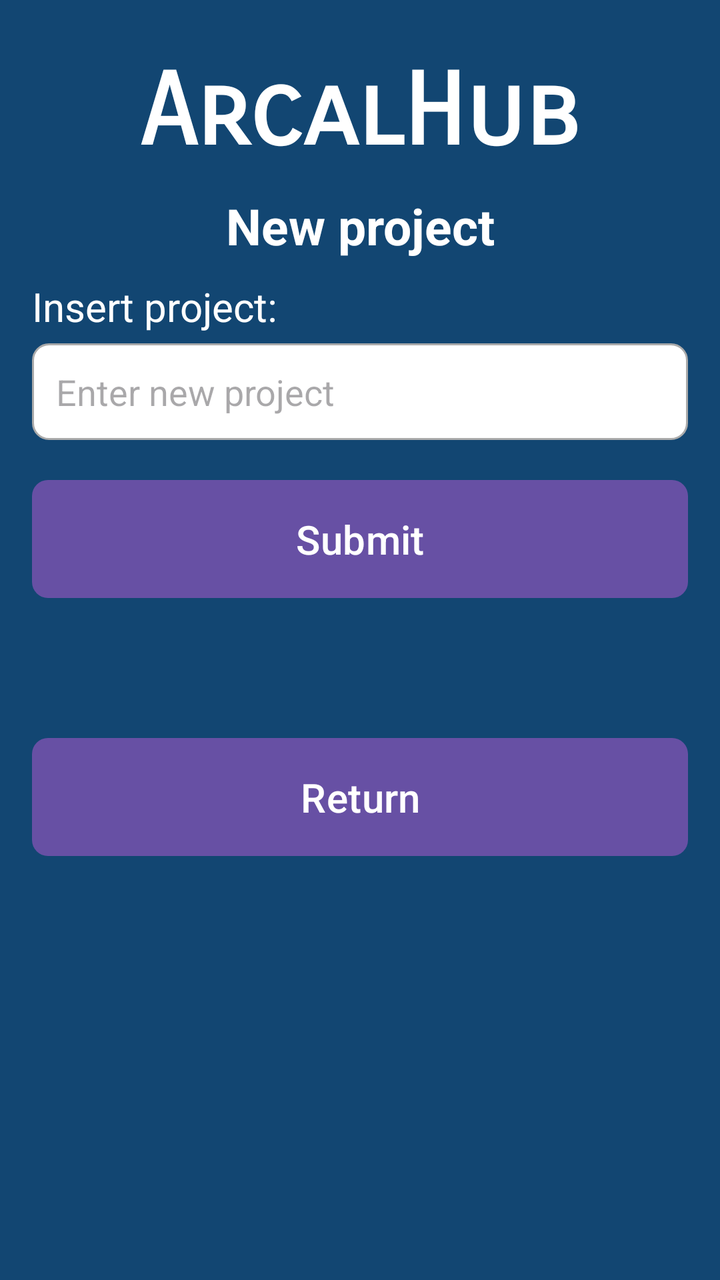
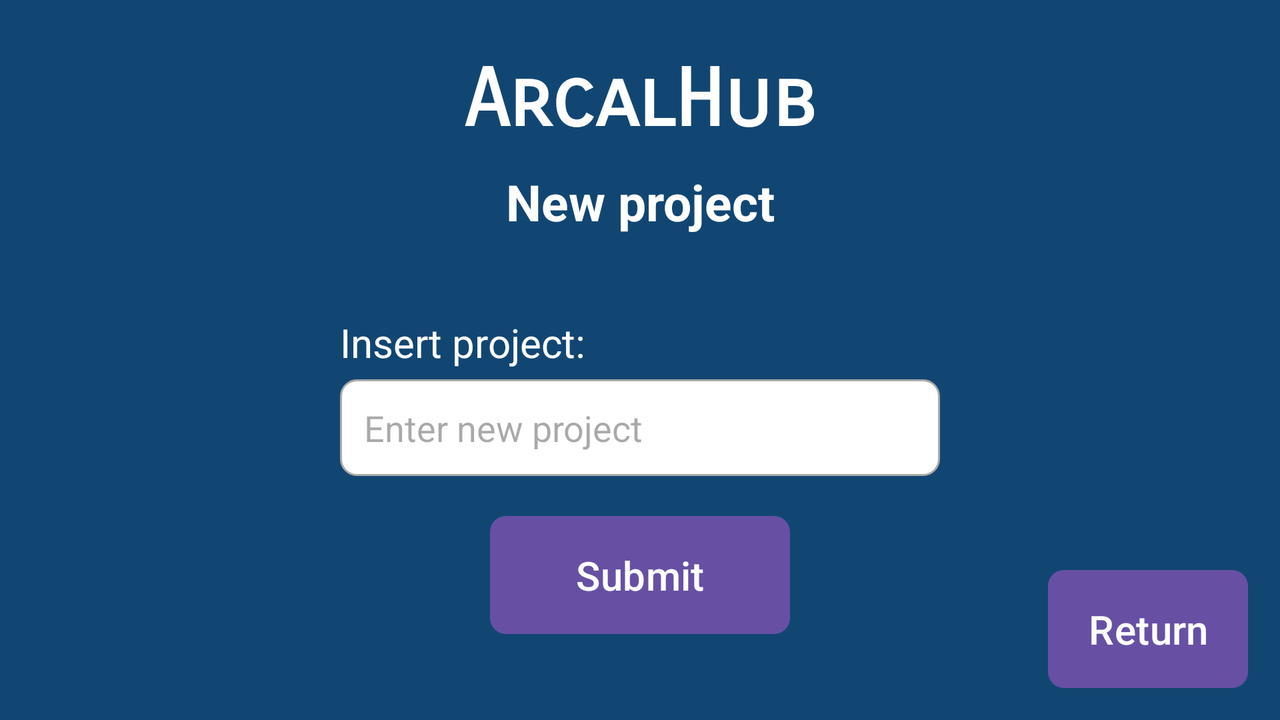

The same Android screen from two of the app's own layout files: first res/layout/ as a phone draws it, then the repository's variant for another configuration, drawn on a device whose configuration selects that folder. Both files follow.
<!-- AndroidManifest.xml: application theme Theme.ProyectoAplicacion -->
<!-- res/layout/activity_new_project.xml -->
<?xml version="1.0" encoding="utf-8"?>
<androidx.constraintlayout.widget.ConstraintLayout xmlns:android="http://schemas.android.com/apk/res/android"
    xmlns:app="http://schemas.android.com/apk/res-auto"
    xmlns:tools="http://schemas.android.com/tools"
    android:layout_width="match_parent"
    android:layout_height="match_parent"
    tools:context=".NewCollectionProjectActivity"
    android:padding="16dp"
    android:background="@color/bluedark">

    <TextView
        android:id="@+id/nameAPP"
        android:layout_width="wrap_content"
        android:layout_height="wrap_content"
        android:layout_marginTop="10dp"
        android:fontFamily="sans-serif-smallcaps"
        android:text="ArcalHub"
        android:textColor="@color/white"
        android:textSize="50dp"
        android:textStyle="bold"
        app:layout_constraintTop_toTopOf="parent"
        app:layout_constraintStart_toStartOf="parent"
        app:layout_constraintEnd_toEndOf="parent"/>

    <TextView
        android:id="@+id/manageCollectionsActivity"
        android:layout_width="wrap_content"
        android:layout_height="wrap_content"
        android:text="New project"
        android:textColor="@color/white"
        android:textSize="25dp"
        android:textStyle="bold"
        app:layout_constraintTop_toBottomOf="@id/nameAPP"
        app:layout_constraintStart_toStartOf="parent"
        app:layout_constraintEnd_toEndOf="parent"
        android:layout_marginTop="10dp"/>

    <TextView
        android:id="@+id/selectProjectText"
        android:layout_width="match_parent"
        android:layout_height="wrap_content"
        android:layout_marginTop="10dp"
        android:text="Insert project:"
        android:textColor="@color/white"
        android:textSize="20dp"
        app:layout_constraintTop_toBottomOf="@id/manageCollectionsActivity"
        app:layout_constraintStart_toStartOf="parent"
        app:layout_constraintEnd_toEndOf="parent" />

    <EditText
        android:id="@+id/projectEditText"
        android:layout_width="match_parent"
        android:layout_height="wrap_content"
        style="@style/EditTextStyle"
        android:hint="Enter new project"
        android:layout_marginTop="5dp"
        app:layout_constraintTop_toBottomOf="@id/selectProjectText"
        app:layout_constraintStart_toStartOf="parent"
        app:layout_constraintEnd_toEndOf="parent"/>

    <Button
        android:id="@+id/submitButton"
        style="@style/ButtonStyle"
        android:layout_width="0dp"
        android:layout_height="wrap_content"
        android:text="Submit"
        android:textSize="20dp"
        app:layout_constraintEnd_toEndOf="parent"
        app:layout_constraintHorizontal_bias="0.0"
        app:layout_constraintStart_toStartOf="parent"
        app:layout_constraintTop_toBottomOf="@id/projectEditText"
        android:layout_marginTop="20dp" />

    <Button
        android:id="@+id/returnButton"
        style="@style/ButtonStyle"
        android:layout_width="0dp"
        android:layout_height="wrap_content"
        android:text="Return"
        android:textSize="20dp"
        app:layout_constraintEnd_toEndOf="parent"
        app:layout_constraintHorizontal_bias="0.0"
        app:layout_constraintStart_toStartOf="parent"
        app:layout_constraintTop_toBottomOf="@id/submitButton"
        android:layout_marginTop="70dp" />

</androidx.constraintlayout.widget.ConstraintLayout>
<!-- resources referenced by this layout -->
<resources>
  <color name="bluedark">#124672</color>
  <color name="white">#FFFFFF</color>
  <style name="ButtonStyle">
          <item name="android:background">@drawable/button_background</item>
          <item name="android:padding">12dp</item>
          <item name="android:textColor">@android:color/white</item>
          <item name="android:layout_marginTop">16dp</item>
      </style>
  <style name="EditTextStyle">
          <item name="android:background">@drawable/edit_text_background</item>
          <item name="android:padding">12dp</item>
          <item name="android:layout_marginTop">16dp</item>
      </style>
  <!-- from res/values-v23/ -->
  <style name="Theme.ProyectoAplicacion" parent="Base.Theme.ProyectoAplicacion">
          
          <item name="android:navigationBarColor">@android:color/transparent</item>
          <item name="android:statusBarColor">@android:color/transparent</item>
          <item name="android:windowLightStatusBar">?attr/isLightTheme</item>
      </style>
  <!-- drawable button_background (drawable) -->
  <?xml version="1.0" encoding="utf-8"?>
  <shape xmlns:android="http://schemas.android.com/apk/res/android">
      <corners android:radius="8dp"/>
      <solid android:color="@color/purple_200"/>
      <padding android:left="16dp" android:top="10dp" android:right="16dp" android:bottom="10dp"/>
  </shape>
  <!-- drawable edit_text_background (drawable) -->
  <?xml version="1.0" encoding="utf-8"?>
  <shape xmlns:android="http://schemas.android.com/apk/res/android">
      <corners android:radius="8dp"/>
      <solid android:color="@android:color/white"/>
      <stroke android:width="1dp" android:color="@android:color/darker_gray"/>
  </shape>
  <style name="Base.Theme.ProyectoAplicacion" parent="Theme.Material3.DayNight.NoActionBar">
          
          
      </style>
  <color name="purple_200">#BB86FC</color>
</resources>
<!-- res/layout-land/activity_new_project.xml (the repository's variant of the layout above) -->
<!-- drawn on the phone turned sideways -->
<?xml version="1.0" encoding="utf-8"?>
<androidx.constraintlayout.widget.ConstraintLayout xmlns:android="http://schemas.android.com/apk/res/android"
    xmlns:app="http://schemas.android.com/apk/res-auto"
    xmlns:tools="http://schemas.android.com/tools"
    android:layout_width="match_parent"
    android:layout_height="match_parent"
    tools:context=".NewCollectionProjectActivity"
    android:padding="16dp"
    android:background="@color/bluedark">

    <TextView
        android:id="@+id/nameAPP"
        android:layout_width="wrap_content"
        android:layout_height="wrap_content"
        android:layout_marginTop="10dp"
        android:fontFamily="sans-serif-smallcaps"
        android:text="ArcalHub"
        android:textColor="@color/white"
        android:textSize="40dp"
        android:textStyle="bold"
        app:layout_constraintTop_toTopOf="parent"
        app:layout_constraintStart_toStartOf="parent"
        app:layout_constraintEnd_toEndOf="parent"/>

    <TextView
        android:id="@+id/manageCollectionsActivity"
        android:layout_width="wrap_content"
        android:layout_height="wrap_content"
        android:text="New project"
        android:textColor="@color/white"
        android:textSize="25dp"
        android:textStyle="bold"
        app:layout_constraintTop_toBottomOf="@id/nameAPP"
        app:layout_constraintStart_toStartOf="parent"
        app:layout_constraintEnd_toEndOf="parent"
        android:layout_marginTop="10dp"/>

    <TextView
        android:id="@+id/selectProjectText"
        android:layout_width="300dp"
        android:layout_height="wrap_content"
        android:layout_marginTop="40dp"
        android:text="Insert project:"
        android:textColor="@color/white"
        android:textSize="20dp"
        app:layout_constraintTop_toBottomOf="@id/manageCollectionsActivity"
        app:layout_constraintStart_toStartOf="parent"
        app:layout_constraintEnd_toEndOf="parent" />

    <EditText
        android:id="@+id/projectEditText"
        android:layout_width="300dp"
        android:layout_height="wrap_content"
        style="@style/EditTextStyle"
        android:hint="Enter new project"
        android:layout_marginTop="5dp"
        app:layout_constraintTop_toBottomOf="@id/selectProjectText"
        app:layout_constraintStart_toStartOf="parent"
        app:layout_constraintEnd_toEndOf="parent"/>

    <Button
        android:id="@+id/submitButton"
        style="@style/ButtonStyle"
        android:layout_width="150dp"
        android:layout_height="wrap_content"
        android:text="Submit"
        android:textSize="20dp"
        app:layout_constraintEnd_toEndOf="parent"
        app:layout_constraintStart_toStartOf="parent"
        app:layout_constraintTop_toBottomOf="@id/projectEditText"
        android:layout_marginTop="20dp" />

    <Button
        android:id="@+id/returnButton"
        style="@style/ButtonStyle"
        android:layout_width="100dp"
        android:layout_height="wrap_content"
        android:text="Return"
        android:textSize="20dp"
        app:layout_constraintEnd_toEndOf="parent"
        app:layout_constraintBottom_toBottomOf="parent" />

</androidx.constraintlayout.widget.ConstraintLayout>
